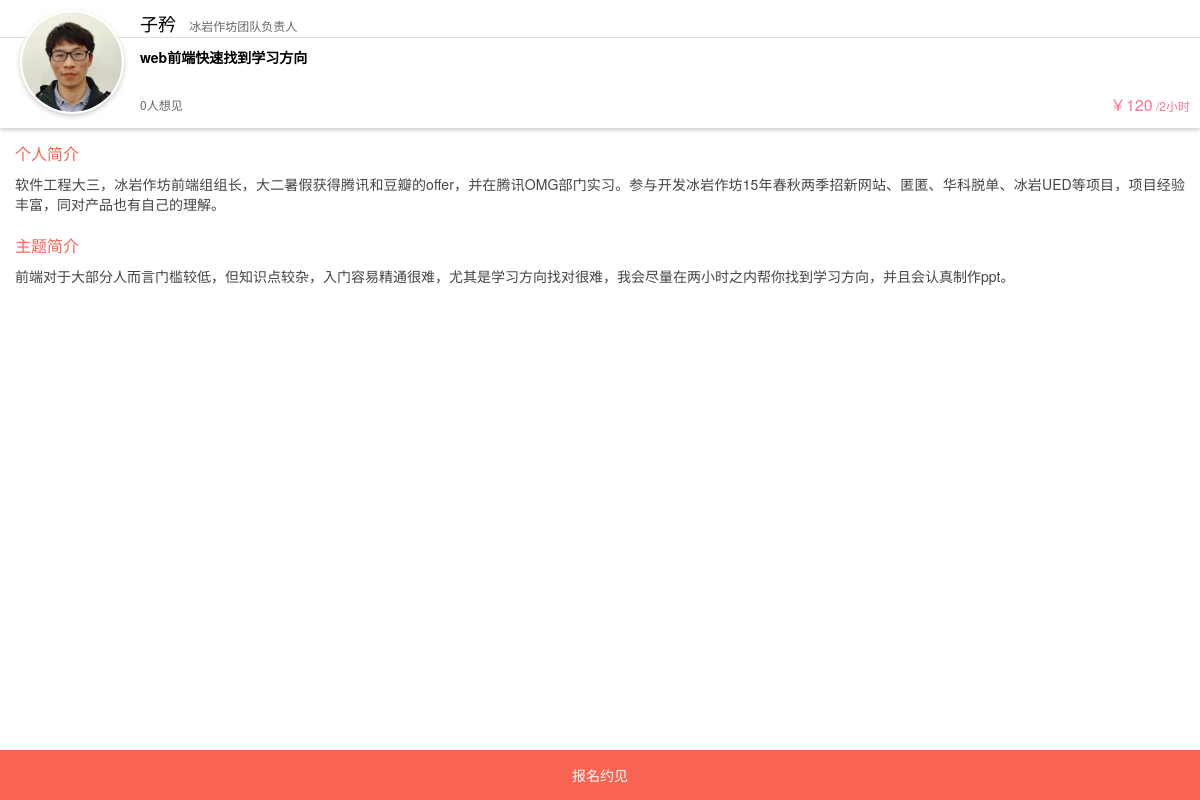
/detail.php?uid=1, run on the app's committed database.
### tables this page shows
CREATE TABLE `helper` (
  `id` int(4) NOT NULL AUTO_INCREMENT,
  `name` varchar(20) NOT NULL,
  `title` varchar(64) NOT NULL,
  `skill_intro` varchar(64) NOT NULL,
  `skill_price` int(4) NOT NULL,
  `skill_time` int(2) NOT NULL,
  `avatar` varchar(128) NOT NULL,
  `see_num` int(2) DEFAULT NULL,
  `person_intro` text NOT NULL,
  `subject_intro` text NOT NULL,
  PRIMARY KEY (`id`)
);

### html/detail.php (the view, shortened to what this page needs)
<!DOCTYPE html>
<html>
<head lang="en">
    <link rel="stylesheet" href="/scss/main/detail.css"/>
</head>
<body id="body-pc-box">
<div class="main">
     <?php
            $uid = $_GET['uid'];
            $res = mysql_query("select * from helper where id =".$uid);
            $num = mysql_num_rows($res);
            $see_num = mysql_num_rows(mysql_query("select * from baoming where help_id =".$uid));
            for($i=0;$i<$num;$i++){
                $msg = mysql_fetch_assoc($res);
                echo '<div class="hj-item">
                        <div class="hj-avatar-wrap">
                            <img class="hj-avatar" src="'.$msg['avatar'].'" alt="头像"/>
                        </div>
                        <p class="head">
                            <span class="hj-name">'.$msg['name'].'</span> <span class="hj-title">'.$msg['title'].'</span>
                        </p>
                        <p class="hj-skill">
                            '.$msg['skill_intro'].'
                        </p>
                        <p class="hj-info clf">
                            <span class="hj-num left">'.$see_num.'人想见</span>
                            <span class="hj-price-wrap right">
                                <span class="hj-price">￥'.$msg['skill_price'].'</span>
                                <span class="hj-time">/'.$msg['skill_time'].'小时</span>
                            </span>
                        </p>
                        <p class="hj-detail-wrap clf"> </p>
                    </div>
                    <div class="intro-content">
                        <p class="detail-header">个人简介</p>
                        <p>'.$msg['person_intro'].'</p>
                        <p class="detail-header">主题简介</p>
                        <p>'.$msg['subject_intro'].'</p>
                    </div>
                    <a href="register.php?uid='.$uid.'"><div class="bottom-bar">报名约见</div></a>
                    ';
            }
        ?>
</div>
</body>
</html>

### scss/main/detail.css (style rules this page uses)
div, html, body, p, ul, li { margin: 0; padding: 0; }
a { text-decoration: none; color: inherit; }
.left { float: left; }
.right { float: right; }
.clf:after { content: " "; display: block; height: 0; visibility: hidden; clear: both; }
.clf { *zoom: 1; }
body { background: #fff; font-size: 12px; -webkit-font-smoothing: antialiased; line-height: 1.5; font-family: "Helvetica neue",Helvetica,Tahoma,"PingFang SC","lantinghei sc","Microsoft Yahei", sans-serif; }
html, body { height: 100%; }
.main { box-sizing: border-box; -webkit-box-sizing: border-box; -moz-box-sizing: border-box; position: relative; height: 100%; padding-top: 128px; padding-bottom: 50px; }
.main .hj-item { position: absolute; top: 0; left: 0; right: 0; box-shadow: 0px 2px 4px #ccc; }
.main .hj-item .hj-avatar-wrap { width: 104px; height: 104px; background-color: #fff; border-radius: 50%; top: 10px; left: 20px; position: absolute; box-shadow: 0px 2px 5px #ccc; text-align: center; }
.main .hj-item .hj-avatar-wrap .hj-avatar { position: relative; top: 2px; width: 100px; height: 100px; border-radius: 50%; }
.main .hj-item .head { padding-left: 140px; padding-top: 10px; border-bottom: 1px solid #ddd; }
.main .hj-item .head .hj-name { font-size: 18px; color: #000; padding-right: 10px; }
.main .hj-item .head .hj-title { color: #666; }
.main .hj-item .hj-skill { padding-top: 10px; padding-right: 10px; font-size: 14px; padding-left: 140px; line-height: 18px; height: 44px; font-weight: bolder; }
.main .hj-item .hj-info { padding: 5px 10px 5px 140px; height: 16px; line-height: 16px; }
.main .hj-item .hj-info span { display: inline-block; }
.main .hj-item .hj-info .hj-num { color: #666; }
.main .hj-item .hj-info .hj-price-wrap { color: #fd728f; }
.main .hj-item .hj-info .hj-price { font-size: 16px; }
.main .hj-item .hj-detail-wrap { height: 10px; }
.main .intro-content { -webkit-overflow-scrolling: touch; padding: 15px; font-size: 14px; height: 100%; overflow: auto; text-align: justify; }
.main .intro-content p { line-height: 1.4; color: #444; margin-bottom: 20px; }
.main .intro-content p.detail-header { font-size: 16px; color: #f96352; margin-bottom: 10px; }
.bottom-bar { background-color: #f96352; position: absolute; font-size: 14px; color: #fff; z-index: 2; bottom: 0; left: 0; right: 0; height: 50px; line-height: 50px; text-align: center; }

### data on the page
helper: avatar (picture), name "子矜", title "冰岩作坊团队负责人", skill_intro "web前端快速找到学习方向", skill_price "120", skill_time "2", person_intro "软件工程大三，冰岩作坊前端组组长，大二暑假获得腾讯和豆瓣的offer，并在腾讯OMG部门实习。参与开发冰岩作坊15年春秋两季招新网站、匿匿、华科脱单、冰岩UED等项目，项目经验丰富，同对产品也有自己的理解。", subject_intro "前端对于大部分人而言门槛较低，但知识点较杂，入门容易精通很难，尤其是学习方向找对很难，我会尽量在两小时之内帮你找到学习方向，并且会认真制作ppt。"
